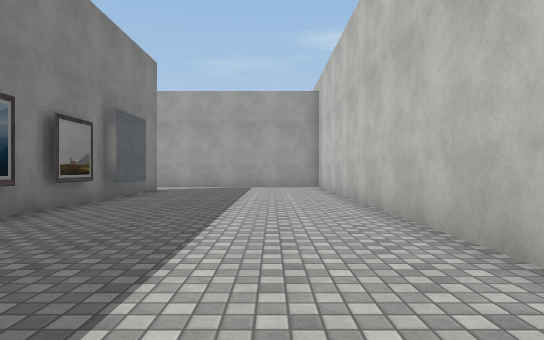
View 1 (above)

13 first-person views from a walk through a 3-D level made in the Unity game engine. The camera is 1.2 m above the floor, looks level and sees 75° across. The floor is counted in squares, 2 m on a side. Each view is taken from the middle of a square. On the plan, view 1 faces up. The plan holds only what a view shows up to about 10 squares ahead; the rest is blank. The player is left out. Some surface patterns are stand-ins.

View 2
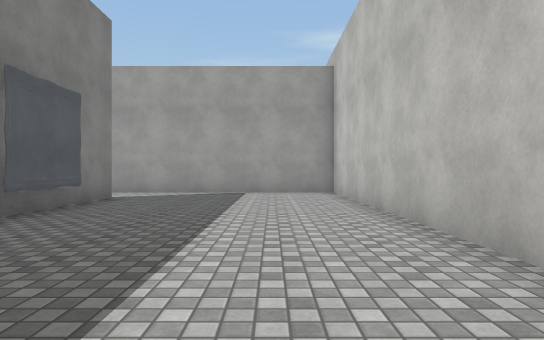

View 3
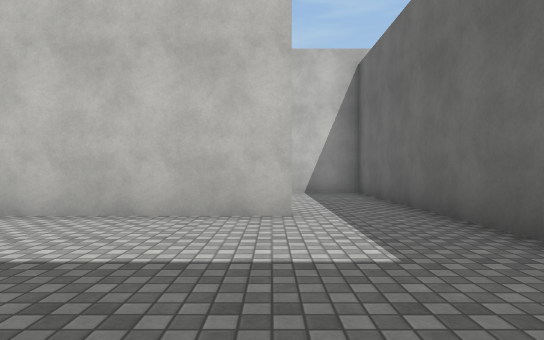

View 4
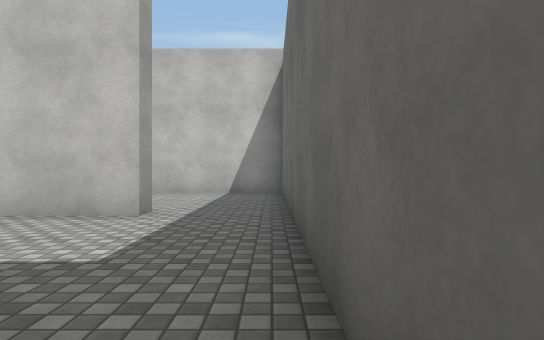

View 5
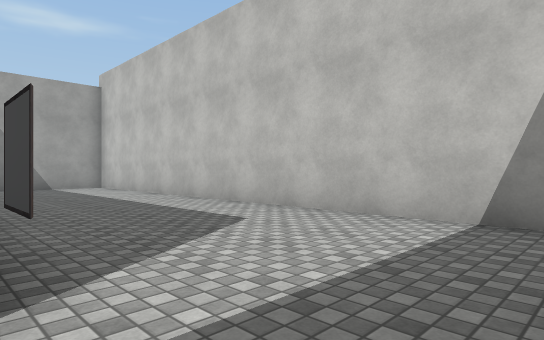

View 6
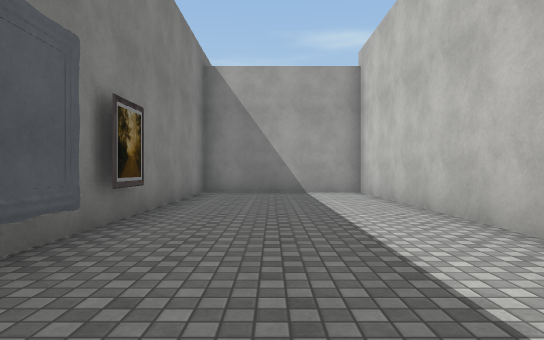

View 7
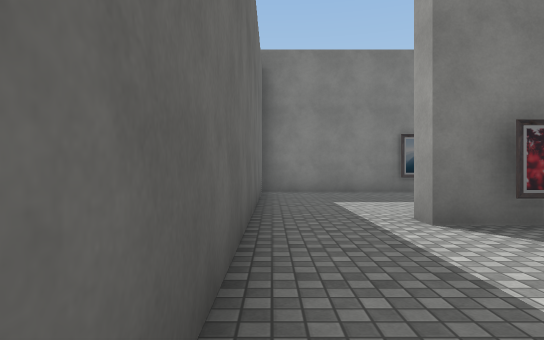

View 8
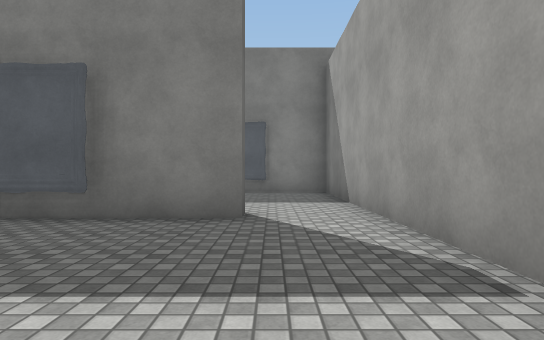

View 9
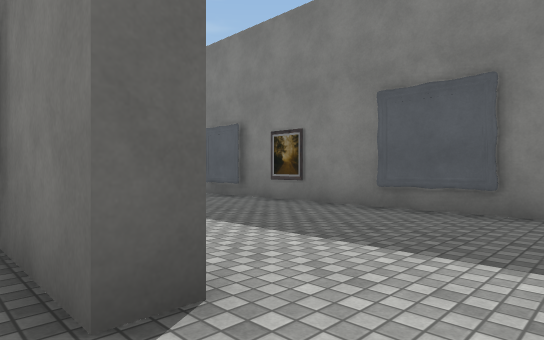

View 10
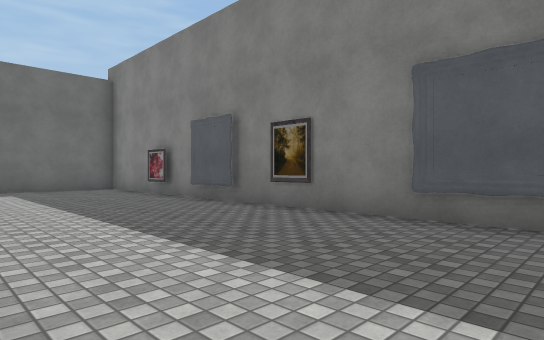

View 11
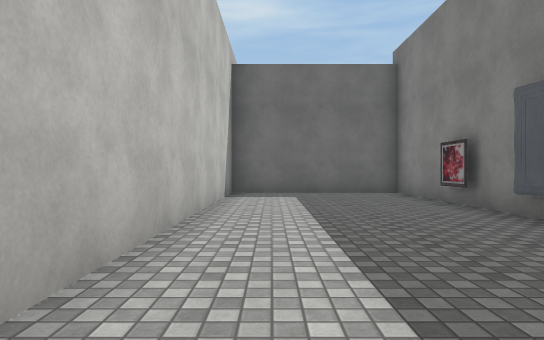

View 12
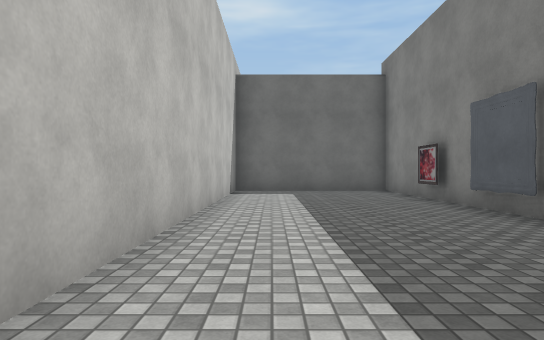

View 13
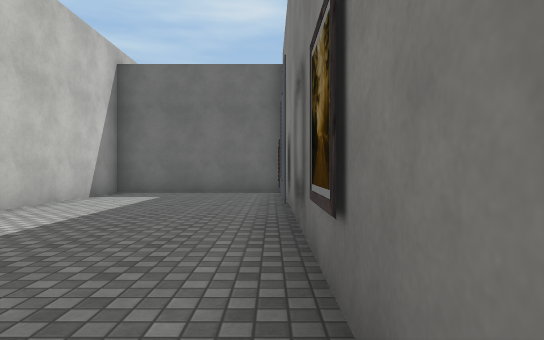

### Floor plan
Points are (right, up) in squares from view 1. A wall is a line through its corners. A room is listed if a view was taken in it or the views show most of it. See-through windows are left out.
Room 1 (views 1, 2, 3, 4, 5, 6, 7, 8, 9, 10)
walls: (2.3, 7.6) (2.3, 6.6); (2.2, 2.5) (2.2, 1.7) (1.7, 1.7) (1.7, 12.4) (-4.5, 12.4); (-3.3, 6.5) (-3.3, 5.4); (-3.3, 4.6) (-3.3, 3.4); (-3.4, 3.9) (-3.4, -0.4); (-4, 10.6) (-3.4, 10.6) (-3.4, 4.4); (-2.8, -0.3) (6.4, -0.3) (6.4, 12.4) (2.2, 12.4) (2.2, 5.5)
ways out: opening at (-4, 11.5) to room 2
objects: picture (-3, 8)
Room 2 (views 11, 12, 13)
walls: (-4.5, 12.4) (-8.3, 12.4) (-8.3, -0.3) (-3.9, -0.3) (-3.9, 8.6)
ways out: opening at (-4, 11.5) to room 1
objects: other object (-8, 3); picture (-8, 5); picture (-8, 10)

Where each view was taken, in squares from view 1:
view 1: 0 up, 0 right, facing up
view 2: 3 up, 0 right, facing up
view 3: 2 up, 3 left, facing right
view 4: 0 up, 3 left, facing right
view 5: 0 up, 2 right, facing up-right
view 6: 3 up, 4 right, facing up
view 7: 0 up, 6 right, facing left
view 8: 11 up, 1 right, facing left
view 9: 12 up, 3 left, facing down-left
view 10: 11 up, 4 left, facing down-left
view 11: 9 up, 5 left, facing down
view 12: 10 up, 5 left, facing down
view 13: 9 up, 8 left, facing down
